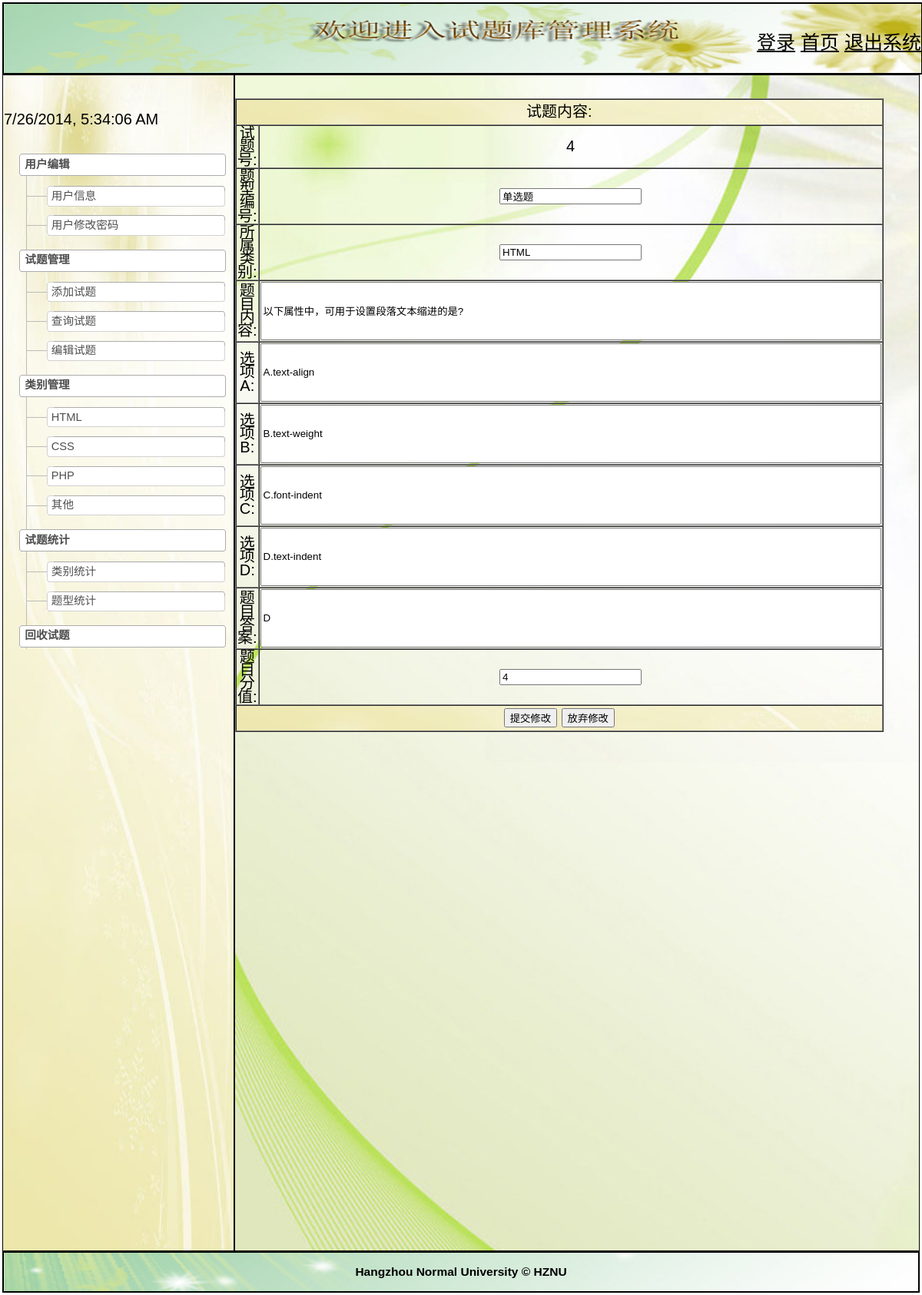
/shitiku2/change.php?num=4 (signed in), run on the app's committed database.
### tables this page shows
CREATE TABLE IF NOT EXISTS `question` (
  `num` int(10) NOT NULL AUTO_INCREMENT COMMENT '试题号',
  `typenum` char(20) NOT NULL COMMENT '题型',
  `subject` varchar(20) NOT NULL COMMENT '所属类别',
  `title` varchar(500) NOT NULL COMMENT '题目内容',
  `chooseA` varchar(20) NOT NULL COMMENT '选项A',
  `chooseB` varchar(20) NOT NULL COMMENT '选项B',
  `chooseC` varchar(20) NOT NULL COMMENT '选项C',
  `chooseD` varchar(20) NOT NULL COMMENT '选项D',
  `answer` varchar(500) NOT NULL COMMENT '答案',
  `value` char(10) NOT NULL COMMENT '分值',
  `deletes` varchar(10) NOT NULL COMMENT '删除',
  PRIMARY KEY (`num`)
);

### shitiku2/change.php (the view, shortened to what this page needs)
<!DOCTYPE html PUBLIC "-//W3C//DTD XHTML 1.0 Transitional//EN" "http://www.w3.org/TR/xhtml1/DTD/xhtml1-transitional.dtd">
<html xmlns="http://www.w3.org/1999/xhtml">
<head>
<link rel="stylesheet" type="text/css" href="css/yemianstyle.css"/>
</head>
<?php
if(isset($_SESSION["userName"]))
{
?>
<body>
 <?php require_once('header.php');?>
<div class="left" >
<?php
	require_once('left.inc.php');
?>
<div id="Middle" class="dialog_body">
 <?php
		$num=$_GET["num"];
		if(!$_POST["typenum"]){
		$sql="select * from  question where num='".$num."'";
		$rs=mysql_query($sql);
		$row=mysql_fetch_array($rs);
		 echo"<table border=\"1\" cellspacing=\"0\" cellpadding=\"1\" bordercolordark=\"#FFFFFF\" bordercolorlight=\"#0000FF\" width=\"80%\">";
		echo"<form method=post action=change.php?num=".$num." onsubmit=\"return check(this)\"> ";
		echo"<tr><td colspan=\"2\" align=\"center\" height=\"30\" background=\"images/top1.jpg\"> 试题内容:</td></tr>";
		echo"<tr>";
		echo"<td>试题号:</td><td>".$row['num']."</td>";
		echo"</tr>";
		echo"<tr>";
		echo"<td>题型编号:</td><td><input type=text name=typenum value=".$row['typenum']." ></td>";
		echo"</tr>";
		echo"<tr>";
		echo"<td>所属类别:</td><td><input type=text name=subject value=".$row['subject']." ></td>";
		echo"</tr>";
		echo"<tr>";
		echo"<td>题目内容:</td><td><input  class=\"input\" type=text name=title value=".$row['title']." ></td>";
		echo"</tr>";
		echo"<tr>";
		echo"<td>选项A:</td><td><input type=text   class=\"input\" name=chooseA value=".$row['chooseA']." ></td>";
		echo"</tr>";
		echo"<tr>";
		echo"<td>选项B:</td><td><input type=text   class=\"input\" name=chooseB value=".$row['chooseB']." ></td>";
		echo"</tr>";
		echo"<tr>";
		echo"<td>选项C:</td><td><input type=text   class=\"input\" name=chooseC value=".$row['chooseC']." ></td>";
		echo"</tr>";
		echo"<tr>";
		echo"<td>选项D:</td><td><input type=text   class=\"input\" name=chooseD value=".$row['chooseD']." ></td>";
		echo"</tr>";
		echo"<tr>";
		echo"<td>题目答案:
		</td><td><input type=text name=answer   class=\"input\" value=".$row['answer']." ></td>";
		echo"</tr>";
		echo"<tr>";
		echo"<td>题目分值:</td><td><input type=text name=value value=".$row['value']." ></td>";
		echo"</tr>";
		echo"<tr>";
		echo"<td colspan=\"2\" align=\"center\" background=\"images/top1.jpg\" height=\"30\"> <input type=submit value= \"提交修改\"> <input type=button value=\"放弃修改\" onclick=history.go(-1)></td> " ;
		echo"</tr>";
		echo"</form>";
		echo"</table>";
}
 ?>
 </div>
<div class="clr">
<?php
	require_once('footer.php');
?>
</div>
<?php
}
else
{
	echo"<script>";
	echo"alert('请先登录再访问！');";
	echo"window.location='loginin.php';";
	echo"</script>";
}
?>
</body>
</html>

### shitiku2/css/yemianstyle.css (style rules this page uses)
body { color: #03F; front-family: Verdana; }
.left { float:left; width:300px; height:1530px; background-size:cover; border:1px solid black; background-image:url(../images/left.jpg); }
.clr { clear:both; }
#Middle { font-size:20px; margin-left:302px; padding-top:30px; text-align:center; border:1px solid black; color:#000; height:1500px; background-image:url(../images/Middle.jpg); background-size:cover; }

### shitiku2/css/sitemap.css (style rules this page uses)
body { font-size: 83%; line-height: 130%; font-family: Geneva, Arial, Helvetica, Sans-Serif; margin: 0; padding: 3px; }

### shitiku2/change.php (style rules this page uses)
.input { width:800px; height:70px; }

### data on the page
question: num "4", typenum "单选题", subject "HTML", title "以下属性中，可用于设置段落文本缩进的是?", chooseA "A.text-align", chooseB "B.text-weight", chooseC "C.font-indent", chooseD "D.text-indent", answer "D", value "4"
